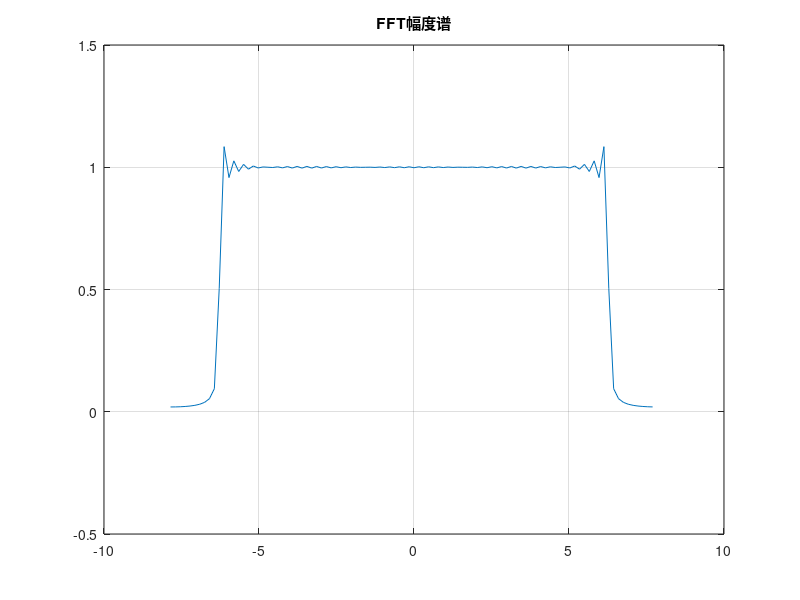

Write the MATLAB code that produced this figure.
clc
clear all

N=100;
t_length=40;
T=t_length/N;
t=(0:N-1)*T-t_length/2;
x=(sin(2*pi*(t-1)))./(pi*(t-1));
plot(t,x)
w_length=2*pi/T;
W=w_length/N;
X=T*fft(x,N);
X=fftshift(X);
w=(0:N-1)*W-w_length/2;
plot(w,abs(X));axis([-10,10,-0.5,1.5]);
title('FFT幅度谱');grid on;
